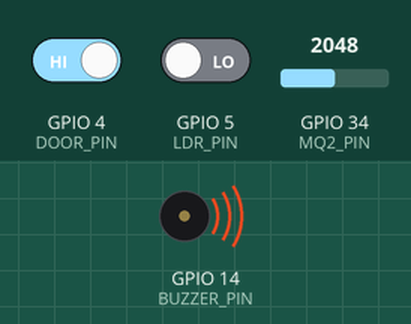
Simulated run of this sketch. Board: ESP32. Parts: buzzer (waves = sounding, pin HIGH). The test bench sets the inputs (shaded band); at power-on: GPIO 34 (MQ2_PIN) = 2048, GPIO 4 (DOOR_PIN) HIGH, GPIO 5 (LDR_PIN) LOW. WiFi joins after 1.5 s; servers stay silent unless stated; what the sketch prints to the serial monitor is not drawn.

Above: at 3.7 s.
3.8 s: GPIO 34 (MQ2_PIN) set to 1538
5.7 s: GPIO 34 (MQ2_PIN) set to 1446
At 7.0 s:
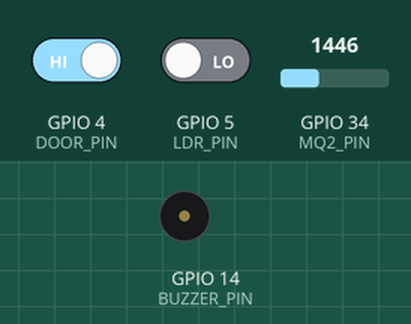
15.0 s: GPIO 34 (MQ2_PIN) set to 1540
At 16.4 s:
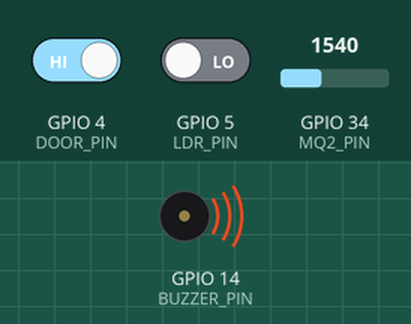
17.0 s: GPIO 34 (MQ2_PIN) set to 1460
At 17.9 s:
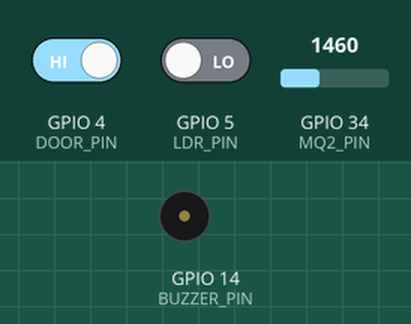
Timing chart, 0 to 20.0 s (numbered marks = the images above; inputs shaded):
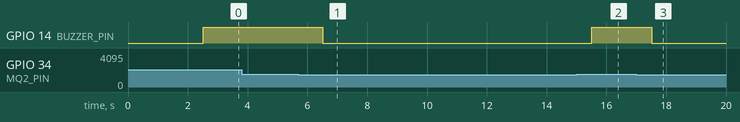

Measured:
- the behaviour switches between 1501 and 1500 on GPIO 34 (MQ2_PIN) (found by bisection; images 0 and 1)
- after the input at 3.8 s, every drawn part: stays the same
- after the input at 5.7 s, GPIO 14 (BUZZER_PIN): HIGH → LOW after 0.81 s
- after the input at 15.0 s, GPIO 14 (BUZZER_PIN): LOW → HIGH after 0.51 s
- after the input at 17.0 s, GPIO 14 (BUZZER_PIN): HIGH → LOW after 0.51 s

The sketch:

Sensor.ino
```cpp
#include <WiFi.h>
#include <WebServer.h>

// ================= WiFi Credentials =================
const char* ssid = "Sensor";
const char* password = "12345678";

// ================= Web Server =================
WebServer server(80);

// ================= Pin Definitions =================
#define MQ2_PIN    34
#define DOOR_PIN   4
#define BUZZER_PIN 14
#define LDR_PIN    5

// ================= Variables =================
const int smokeThreshold = 1500;
unsigned long previousMillis = 0;

// ====================================================
// HTML Dashboard
// ====================================================
void handleRoot() {
  int smokeValue = analogRead(MQ2_PIN);
  int doorState  = digitalRead(DOOR_PIN);
  int ldrState   = digitalRead(LDR_PIN);

  String doorStatus  = (doorState == HIGH) ? "OPEN" : "CLOSED";
  String lightStatus = (ldrState == HIGH) ? "DARK" : "BRIGHT";

  String html = R"rawliteral(
  <!DOCTYPE html>
  <html>
  <head>
      <meta http-equiv="refresh" content="2">
      <title>ESP32 Home Automation</title>
      <style>
          body {
              font-family: Arial;
              text-align: center;
              background: #121212;
              color: white;
          }
          .card {
              background: #1e1e1e;
              margin: 20px auto;
              padding: 20px;
              width: 320px;
              border-radius: 15px;
              box-shadow: 0 0 15px rgba(255,255,255,0.1);
          }
      </style>
  </head>
  <body>
      <h1>🏠 Home Automation Dashboard</h1>
      <div class="card">
          <h2>🚪 Door: %DOOR%</h2>
          <h2>🔥 Smoke: %SMOKE%</h2>
          <h2>💡 Light: %LIGHT%</h2>
          %ALERT%
      </div>
  </body>
  </html>
  )rawliteral";

  html.replace("%DOOR%", doorStatus);
  html.replace("%SMOKE%", String(smokeValue));
  html.replace("%LIGHT%", lightStatus);

  if (smokeValue > smokeThreshold)
    html.replace("%ALERT%", "<h2 style='color:red;'>⚠ Smoke Detected!</h2>");
  else
    html.replace("%ALERT%", "<h2 style='color:lime;'>✅ Safe</h2>");

  server.send(200, "text/html", html);
}

// ====================================================
// Connect WiFi
// ====================================================
void connectWiFi() {
  Serial.println();
  Serial.print("Connecting to WiFi");

  WiFi.mode(WIFI_STA);
  WiFi.begin(ssid, password);

  int attempts = 0;
  while (WiFi.status() != WL_CONNECTED && attempts < 30) {
    delay(500);
    Serial.print(".");
    attempts++;
  }

  if (WiFi.status() == WL_CONNECTED) {
    Serial.println("\n✅ WiFi Connected!");
    Serial.print("🌐 IP Address: ");
    Serial.println(WiFi.localIP());
  } else {
    Serial.println("\n❌ WiFi Connection Failed!");
    Serial.println("Check SSID, Password, or 2.4GHz Network.");
  }
}

// ====================================================
// Setup
// ====================================================
void setup() {
  Serial.begin(115200);
  delay(1000);

  pinMode(DOOR_PIN, INPUT_PULLUP);
  pinMode(LDR_PIN, INPUT);
  pinMode(BUZZER_PIN, OUTPUT);

  digitalWrite(BUZZER_PIN, LOW);

  connectWiFi();

  server.on("/", handleRoot);
  server.begin();

  Serial.println("🚀 Web Server Started!");
}

// ====================================================
// Loop
// ====================================================
void loop() {
  server.handleClient();

  if (millis() - previousMillis >= 1000) {
    previousMillis = millis();

    int smokeValue = analogRead(MQ2_PIN);
    int doorState  = digitalRead(DOOR_PIN);
    int ldrState   = digitalRead(LDR_PIN);

    // Serial Monitor Output
    Serial.println("\n==============================");
    Serial.print("🔥 Smoke Value : ");
    Serial.println(smokeValue);

    Serial.print("🚪 Door Status : ");
    Serial.println(doorState ? "OPEN" : "CLOSED");

    Serial.print("💡 Light Status: ");
    Serial.println(ldrState ? "DARK" : "BRIGHT");

    // Buzzer Logic
    if (smokeValue > smokeThreshold) {
      digitalWrite(BUZZER_PIN, HIGH);
      Serial.println("⚠ ALERT: Smoke Detected!");
    } else {
      digitalWrite(BUZZER_PIN, LOW);
      Serial.println("✅ Environment Safe");
    }

    Serial.println("==============================");
  }
}
```
